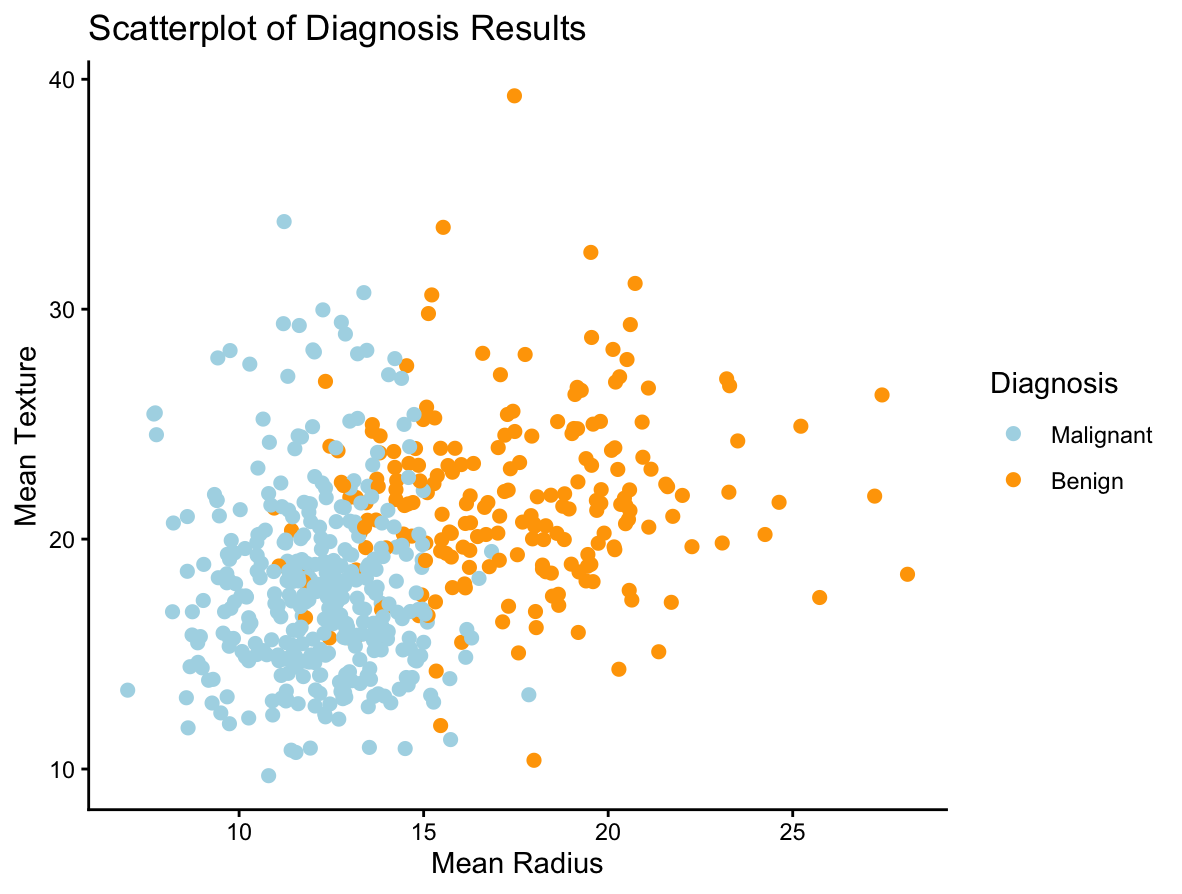

Here is the R script that generated this plot:
breast_cancer_wisconsin_dataset <- 'https://raw.githubusercontent.com/HackBio-Internship/2025_project_collection/refs/heads/main/Python/Dataset/data-3.csv'
bcwd <- read.csv(breast_cancer_wisconsin_dataset)
head(bcwd)
dim(bcwd)

ggplot(data = bcwd, 
       aes(x = radius_mean, y = texture_mean, col = diagnosis))+
  scale_color_manual(values = c('lightblue', 'orange'), 
                     labels = c("Malignant", "Benign")) + 
  labs(color = 'Diagnosis', #legend_title, 
       x = expression("Mean Radius"), 
       y = expression("Mean Texture")) +
  ggtitle('Scatterplot of Diagnosis Results') + #main title for the graph 
  geom_point(size = 2) +
  theme_classic()
